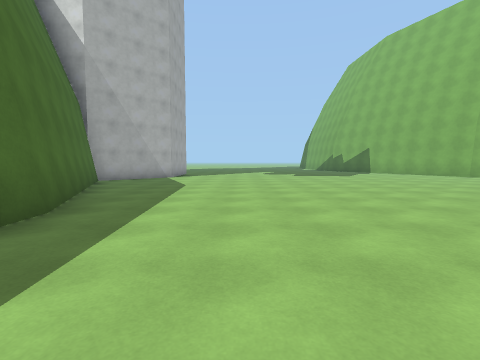
view 1 (above)

24 first-person views from a walk through a scene from a Unity 3-D project. The camera is 1.3 m above the floor, tilts 4° down and sees 85° across. The floor is counted in squares, 2 m on a side. Each view is taken from the middle of a square. On the plan, view 1 faces up. The plan holds only what a view shows up to about 9 squares ahead; the rest is blank. The place goes on beyond the plan. Some animated figures are left out. Surface patterns are stand-ins for the level's own textures.

view 2
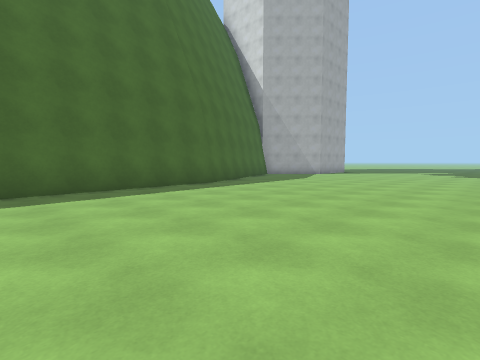

view 3
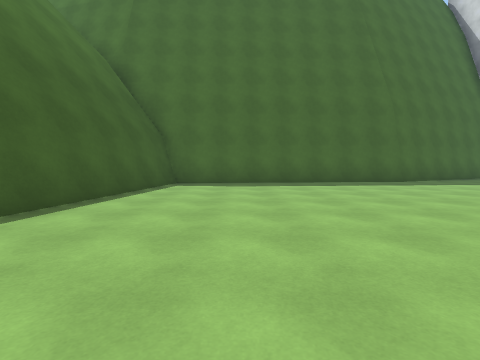

view 4
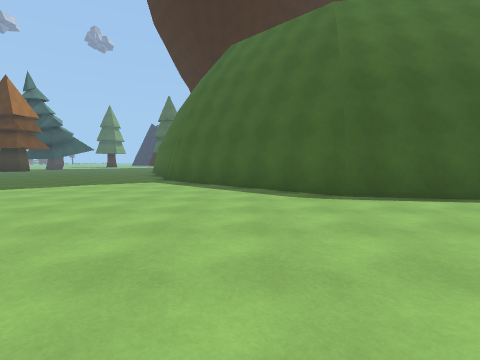

view 5
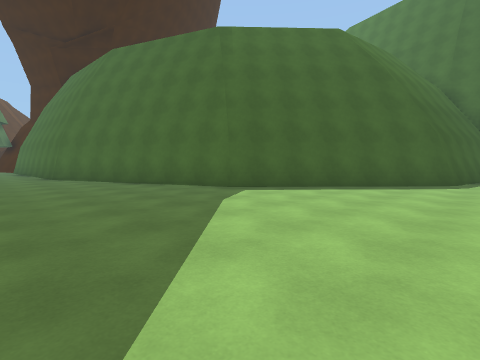

view 6
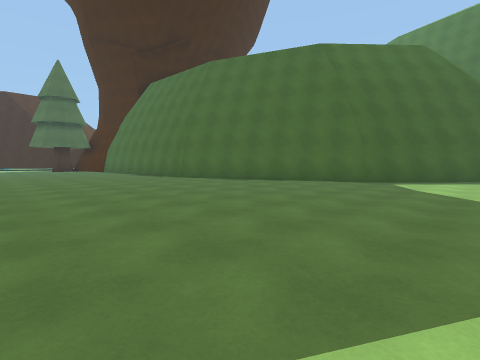

view 7
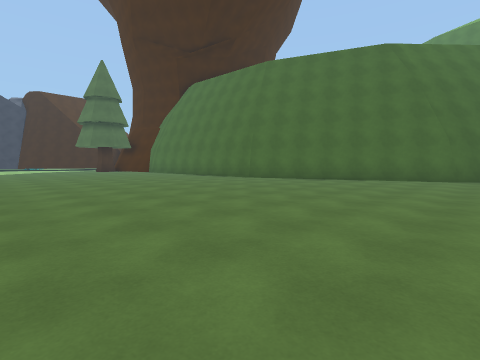

view 8
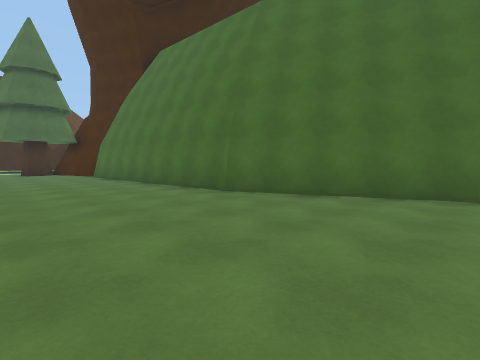

view 9
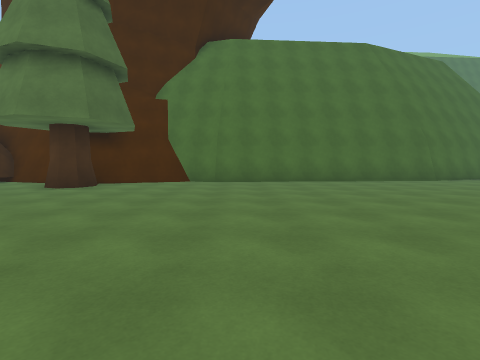

view 10
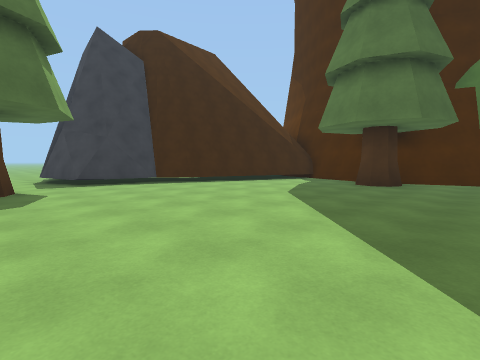

view 11
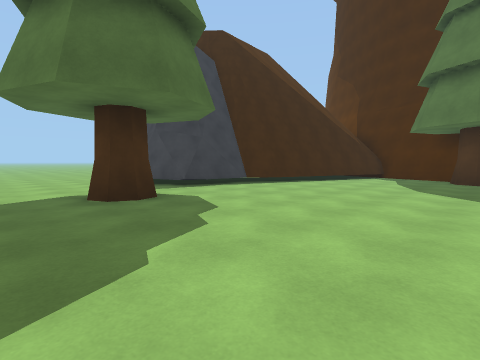

view 12
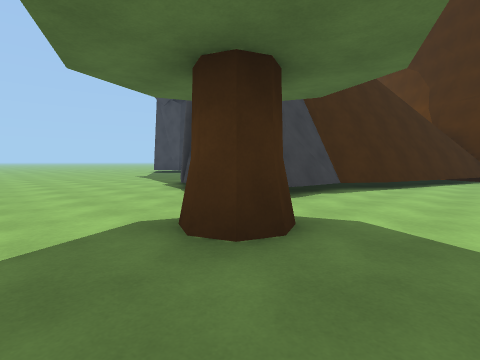

view 13
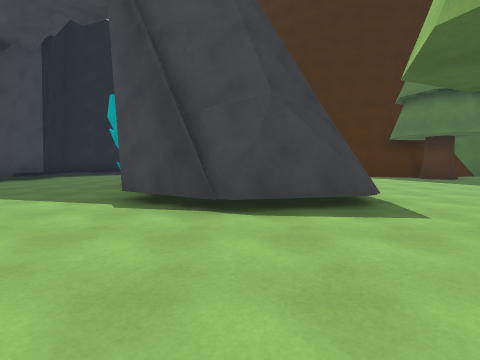

view 14
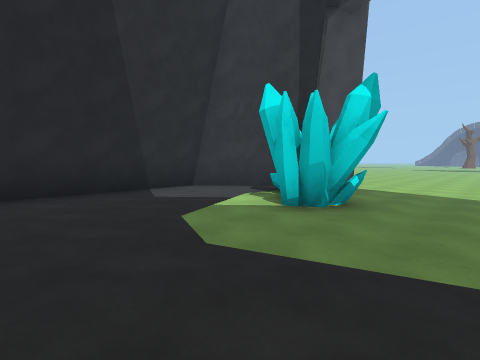

view 15
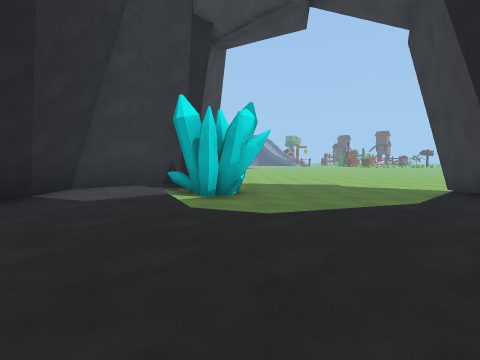

view 16
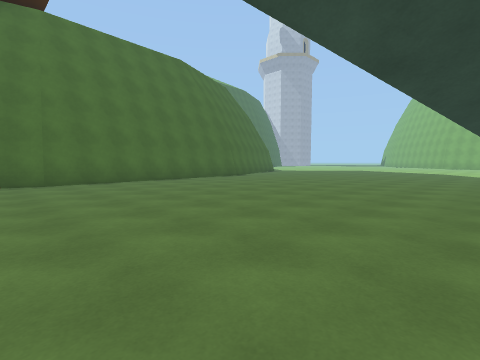

view 17
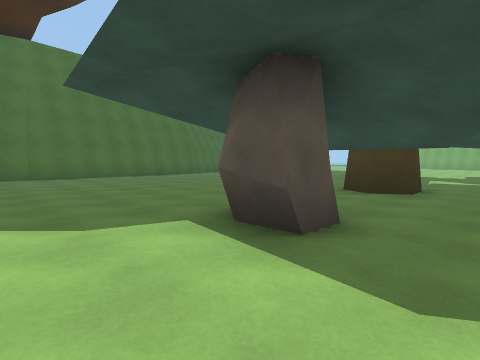

view 18
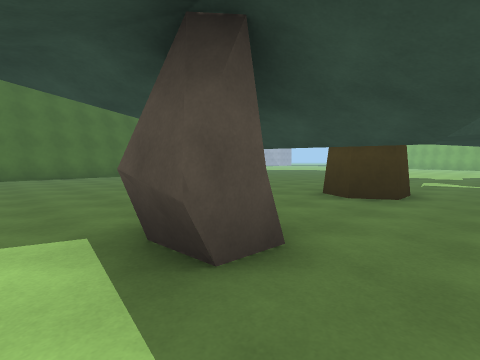

view 19
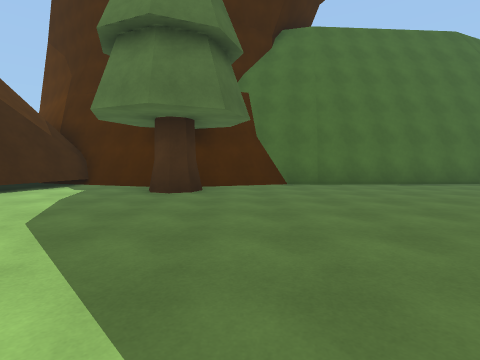

view 20
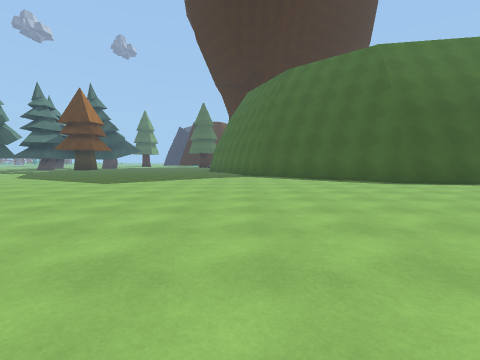

view 21
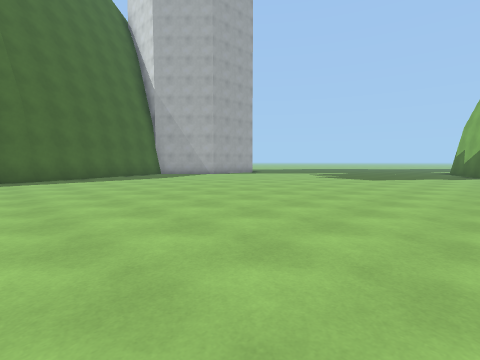

view 22
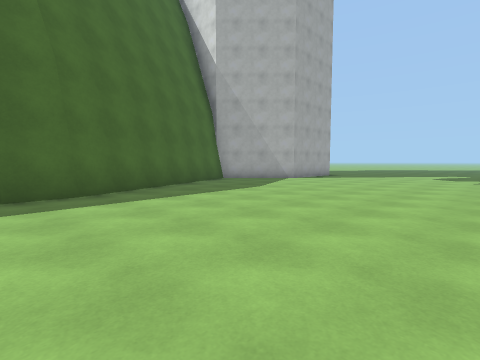

view 23
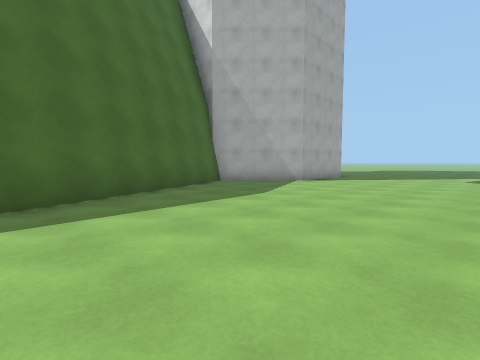

view 24
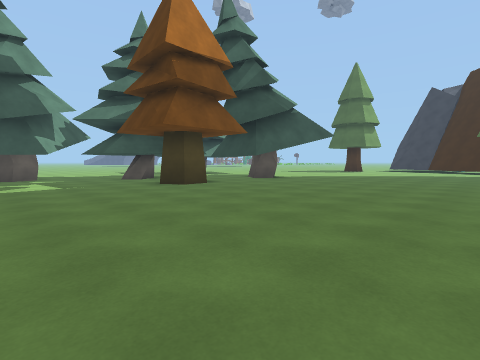

### Floor plan
Key: @ floor where view 1 was taken; # wall or solid block; . main floor; : floor 0.25 m higher than the main floor; / step, stairs or slope; T tree; P pine tree; O other object.
Columns run from 5 left of view 1 to 22 right of it. Each row starts with its distance up from view 1.
  9 #.............
  8 #.............
  7 ##............
  6  #............
  5  #............
  4  ##...........
  3   #...........
  2   #............
  1   #.............
  0   #..@...........
 -1   #...............
 -2   ##...............
 -3    #................
 -4    ##...............
 -5     #####............
 -6         ##............
 -7          ##...........
 -8           ##............
 -9            ##...........
-10             ##..........
-11              #..........
-12              #..........
-13              ##.............
-14               #.............
-15               ##............
-16                #............
-17                #.........P.P
-18                #.........#..
-19                #............
-20                #.........PP.
-21                #.........P..
-22                #.........#..
-23                #............
-24                #............
-25                ##.........
-26                ##T..........
-27                ###..........
-28                ##...........
-29                #............
-30                ###..........
-31                  ####....T..
-32                    #####....
-33                ######  #....
-34                :::::## #....
-35                :::::O###....
-36               ::://#O.#.....
-37              /:::..#O.......
-38               :::...........
-39                ::/.........

Where each view was taken, in squares from view 1:
view 1: 0 up, 0 right, facing up
view 2: 2 down, 4 right, facing up-left
view 3: 2 down, 6 right, facing left
view 4: 0 up, 5 right, facing down
view 5: 4 down, 12 right, facing down-left
view 6: 6 down, 16 right, facing down-left
view 7: 8 down, 18 right, facing down-left
view 8: 11 down, 14 right, facing down-left
view 9: 22 down, 19 right, facing left
view 10: 24 down, 20 right, facing down-left
view 11: 26 down, 22 right, facing down-left
view 12: 29 down, 22 right, facing down-left
view 13: 34 down, 22 right, facing left
view 14: 39 down, 10 right, facing up-right
view 15: 37 down, 8 right, facing right
view 16: 24 down, 19 right, facing up-left
view 17: 24 down, 22 right, facing up-left
view 18: 23 down, 22 right, facing up-left
view 19: 25 down, 18 right, facing left
view 20: 3 up, 8 right, facing down
view 21: 2 up, 8 right, facing up-left
view 22: 2 up, 3 right, facing up-left
view 23: 3 up, 2 right, facing up-left
view 24: 13 down, 13 right, facing down-right
